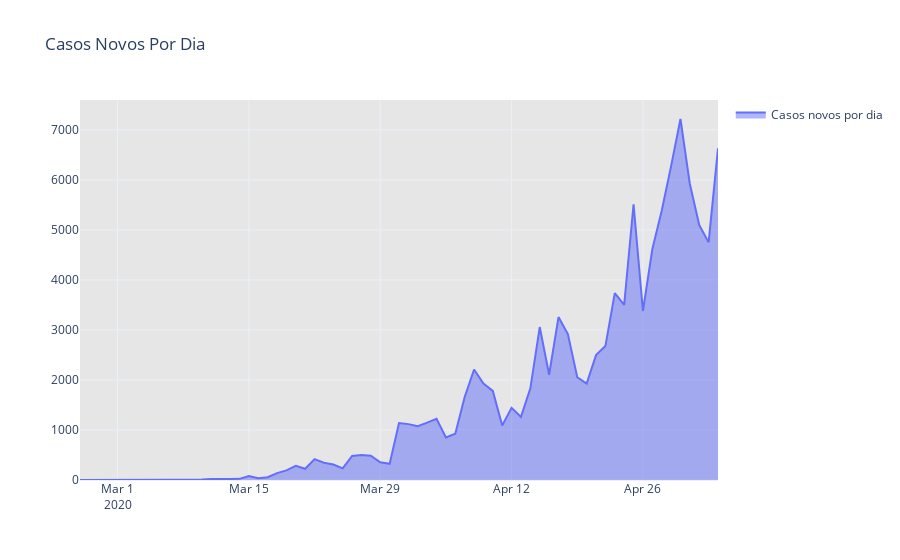

The notebook cell this image was saved under:
### Code cell
from datetime import datetime
now = datetime.now()
fig2 = go.Figure()
    
fig2.add_trace(go.Scatter(x = casosNovosDia.data, y = casosNovosDia['casosNovos'], name="Casos novos por dia",fill='tonexty'))


fig2.update_layout(title='Casos Novos Por Dia',
                   plot_bgcolor='rgb(230, 230,230)',
                   showlegend=True, template="plotly_white",
)

fig2.show()
plotly.offline.plot(fig2, filename='HTML/NovosCasosBrasilDia.html', auto_open=False)

### Figure 1 — Plotly figure (JSON) as saved in the notebook; plotly's stock layout.template omitted (floating-point values rounded to 4 significant figures)
{"data": [{"fill": "tonexty", "name": "Casos novos por dia", "type": "scatter", "x": ["2020-02-26", "2020-02-27", "2020-02-28", "2020-02-29", "2020-03-01", "2020-03-02", "2020-03-03", "2020-03-04", "2020-03-05", "2020-03-06", "2020-03-07", "2020-03-08", "2020-03-09", "2020-03-10", "2020-03-11", "2020-03-12", "2020-03-13", "2020-03-14", "2020-03-15", "2020-03-16", "2020-03-17", "2020-03-18", "2020-03-19", "2020-03-20", "2020-03-21", "2020-03-22", "2020-03-23", "2020-03-24", "2020-03-25", "2020-03-26", "2020-03-27", "2020-03-28", "2020-03-29", "2020-03-30", "2020-03-31", "2020-04-01", "2020-04-02", "2020-04-03", "2020-04-04", "2020-04-05", "2020-04-06", "2020-04-07", "2020-04-08", "2020-04-09", "2020-04-10", "2020-04-11", "2020-04-12", "2020-04-13", "2020-04-14", "2020-04-15", "2020-04-16", "2020-04-17", "2020-04-18", "2020-04-19", "2020-04-20", "2020-04-21", "2020-04-22", "2020-04-23", "2020-04-24", "2020-04-25", "2020-04-26", "2020-04-27", "2020-04-28", "2020-04-29", "2020-04-30", "2020-05-01", "2020-05-02", "2020-05-03", "2020-05-04"], "y": [1, 0, 0, 1, 0, 0, 0, 1, 4, 6, 6, 6, 0, 9, 18, 25, 21, 23, 79, 34, 57, 137, 193, 283, 224, 418, 345, 310, 232, 482, 502, 486, 353, 323, 1138, 1117, 1076, 1146, 1222, 852, 926, 1661, 2210, 1930, 1781, 1089, 1442, 1261, 1832, 3058, 2105, 3257, 2917, 2055, 1927, 2498, 2678, 3735, 3503, 5514, 3379, 4613, 5385, 6276, 7218, 5919, 5097, 4751, 6633]}], "layout": {"plot_bgcolor": "rgb(230, 230,230)", "showlegend": true, "title": {"text": "Casos Novos Por Dia"}}}
